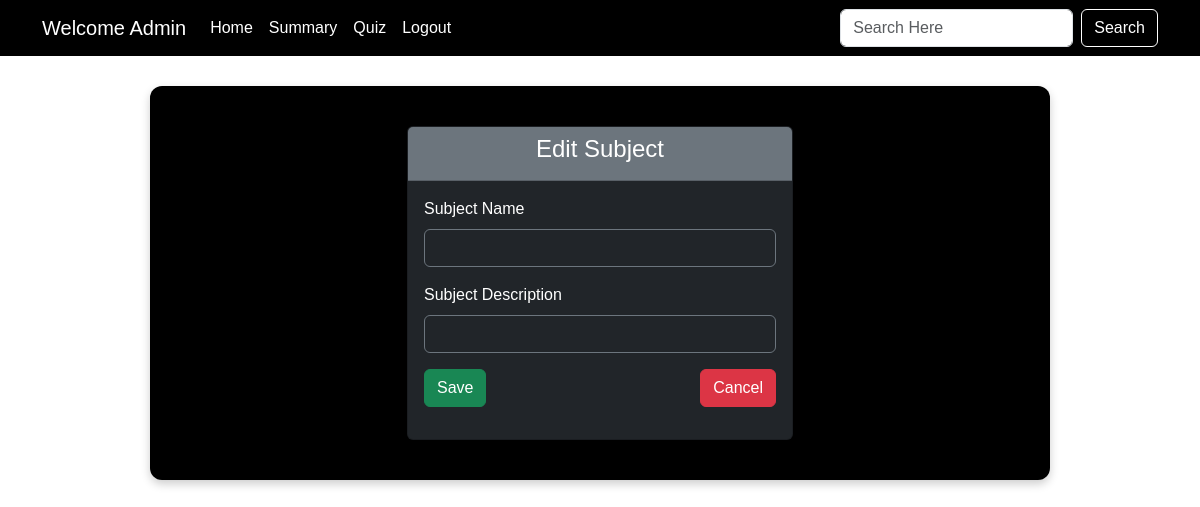
Page /edit_subject/2/KD on the earlier database version.
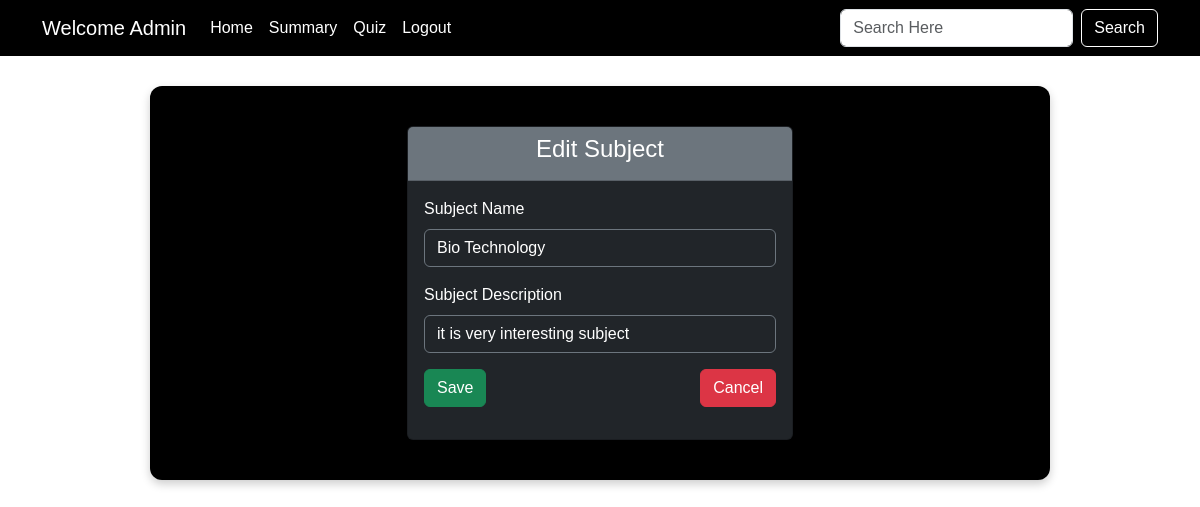
Same page on the later database version.
### backend/models.py (models this page shows)
class Subject(db.Model):
    __tablename__ = "subjects"
    id = db.Column(db.Integer, primary_key=True)
    subj_name = db.Column(db.String(80), nullable=False)
    subj_desc = db.Column(db.String(200))
    chapters = db.relationship("Chapter", backref="subjects", lazy=True, cascade="all,delete")

### backend/controllers.py (the view)
@app.route('/edit_subject/<id>/<name>', methods=['GET', 'POST'])
def edit_subject(id, name):
    subject = Subject.query.get(id)
    if request.method == 'POST':
        subject.subj_name = request.form.get('subject_name')
        subject.subj_desc = request.form.get('subject_description')
        db.session.commit()
        return redirect(url_for('admin_dashboard', name=name))
    return render_template('edit_subject.html', name=name, subject=subject)

### templates/edit_subject.html (shortened to what this page needs)
{% extends "admin_layout.html" %}
{% block content %}
  <div class="container">
    <div class="row justify-content-center">
      <div class="col-md-6">
        <div class="card bg-dark text-white">
          <div class="card-header text-center bg-secondary">
            <h4>Edit Subject</h4>
          </div>
          <div class="card-body">
            <form action="/edit_subject/{{subject.id}}/{{name}}" method="POST">
              <div class="mb-3">
                <label for="subject_name" class="form-label">Subject Name</label>
                <input type="text" class="form-control bg-dark text-white border-secondary placeholder-light"
                       name="subject_name" id="subject_name" value="{{subject.subj_name}}" required>
              </div>
              <div class="mb-3">
                <label for="subject_description" class="form-label">Subject Description</label>
                <input type="text" class="form-control bg-dark text-white border-secondary placeholder-light"
                       name="subject_description" id="subject_description" value="{{subject.subj_desc}}" required>
              </div>
              <div class="mb-3 d-flex justify-content-between">
                <button type="submit" class="btn btn-success">Save</button>
                <a href="/admin_dashboard/{{name}}" class="btn btn-danger">Cancel</a>
              </div>
            </form>
          </div>
        </div>
      </div>
    </div>
  </div>
{% endblock %}

Differences in the rows shown:
added Subject: subject_name "Bio Technology", subject_description "it is very interesting subject"
